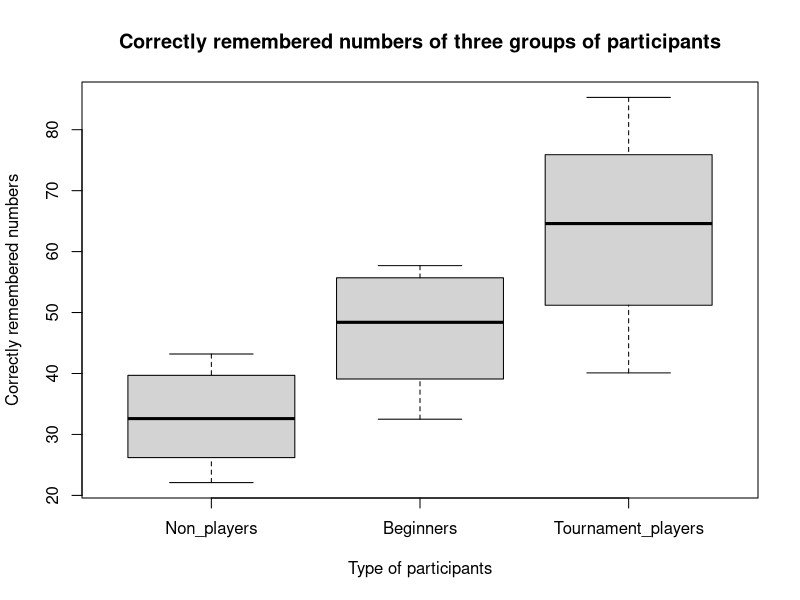
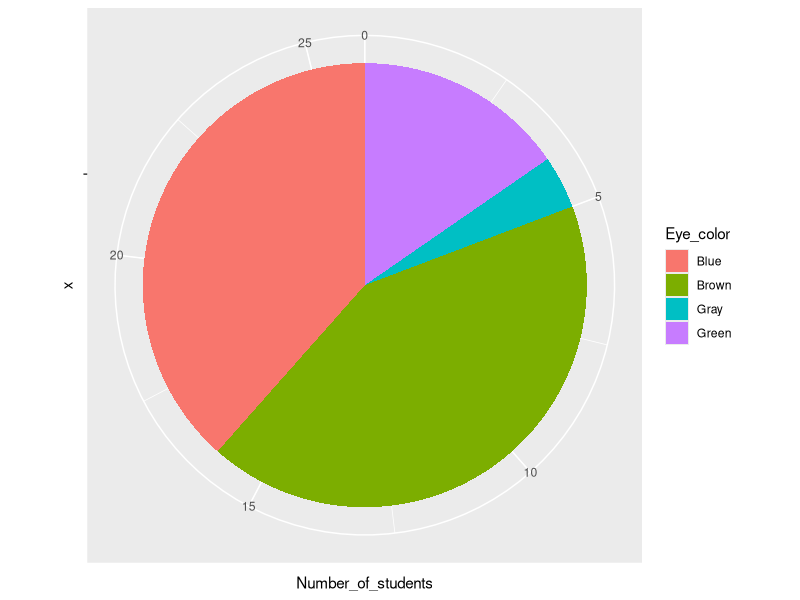
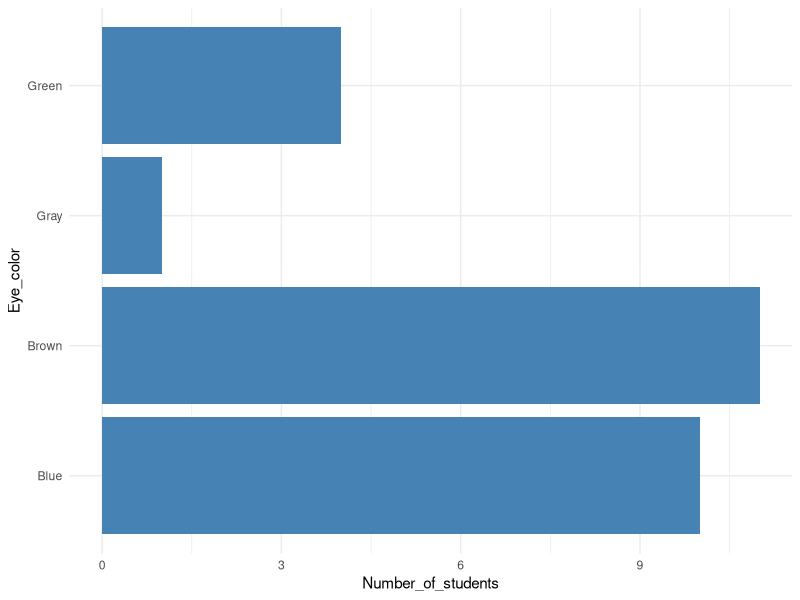
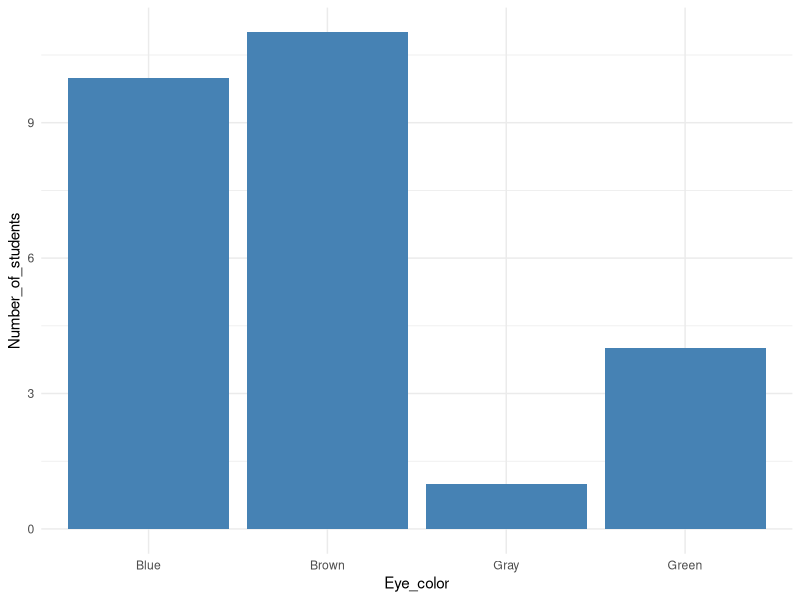
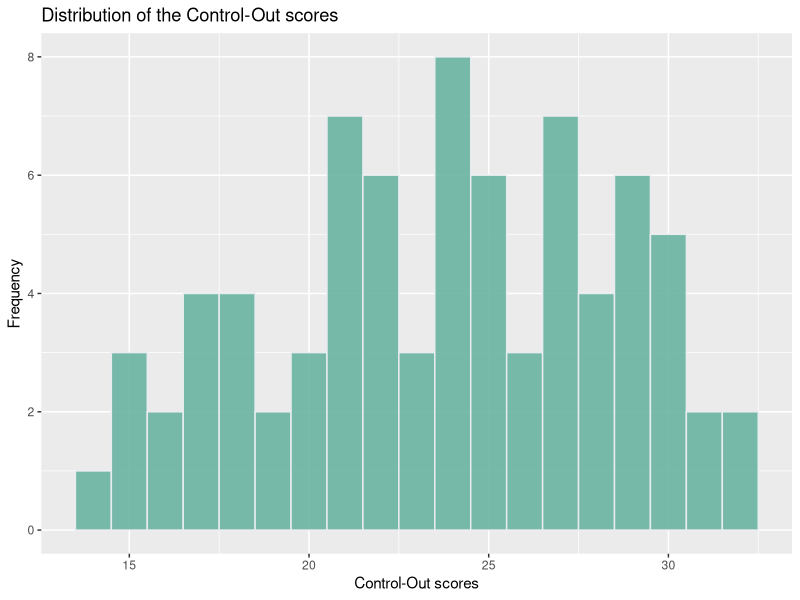
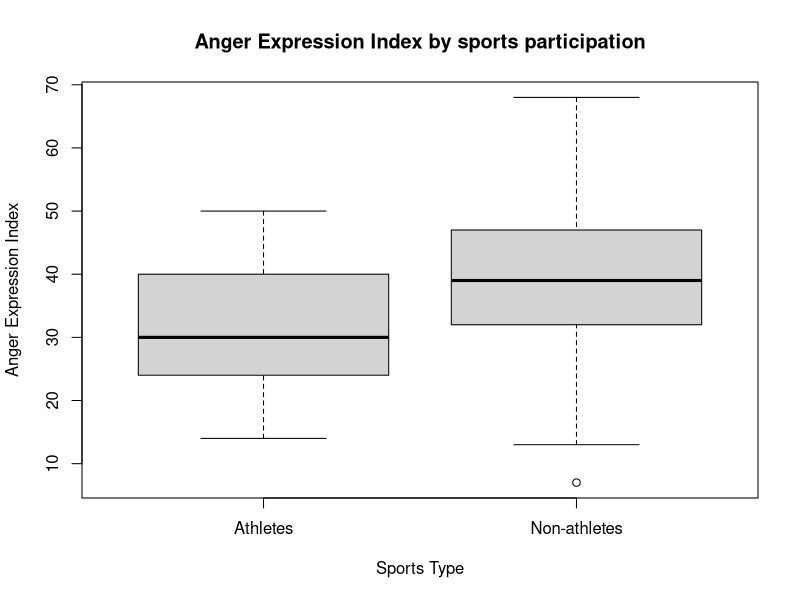
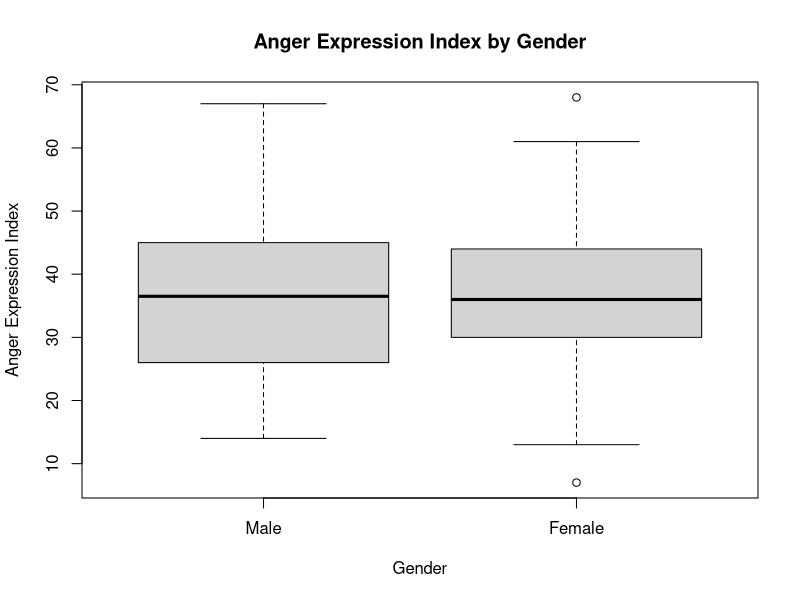

The R script that drew these images, in order:
## ---- chunk 1
knitr::opts_chunk$set(echo = TRUE)
## ---- chunk 2
library(ggplot2)
library(dplyr)
library(readxl)
## ---- chunk 3
Non_players_value <- c(22.1,22.3,26.2,29.6,31.7,33.5,38.9,39.7,43.2,43.2)
Beginners_value <- c(32.5,37.1,39.1,40.5,45.5,51.3,52.6,55.7,55.9,57.7)
Tournament_players_value <- c(40.1,45.6,51.2,56.4,58.1,71.1,74.9,75.9,80.3,85.3)
df <- data.frame("Non_players" = Non_players_value, "Beginners" = Beginners_value, "Tournament_players" = Tournament_players_value)

p <- boxplot(df[1:3],
        data = df, xlab = "Type of participants", ylab = "Correctly remembered numbers", 
        main = "Correctly remembered numbers of three groups of participants")

## ---- chunk 4
df_class <- data.frame("Eye_color" = c("Brown","Blue","Green","Gray"), "Number_of_students" = c(11,10,4,1))
## ---- chunk 5
bp <- ggplot(df_class, aes(x="", y=Number_of_students, fill=Eye_color))
pie <- bp + geom_bar(stat="identity", width=1) +
  coord_polar("y", start=0)
pie
## ---- chunk 6
h_bar <- ggplot(df_class, aes(x=Eye_color, y=Number_of_students, fill=Eye_color)) +
  geom_bar(stat="identity", fill="steelblue")+
  theme_minimal()+
  coord_flip()
h_bar
## ---- chunk 7
v_bar <- ggplot(df_class, aes(x=Eye_color, y=Number_of_students, fill=Eye_color)) +
  geom_bar(stat="identity", fill="steelblue")+
  theme_minimal()
v_bar
## ---- chunk 8
rfreq_table <- df_class %>%
  mutate(rfreq = Number_of_students / sum(Number_of_students)) 
rfreq_table
## ---- chunk 9
x <- c(3, 3, 4, 7, 7, 7, 11, 12, 20, 90, 100, 100)
mean_x = mean(x)
print(mean_x)
median_x = median(x)
print(median_x)
# value for skew using Pearson's measurement
skewness_x = (3*(mean_x - median_x)) / sd(x)
print(skewness_x)
## ---- chunk 10
ds1_1 <- c(5,5,5,5,5)
ds1_2 <- c(3,4,5,6,7)
ds1_3 <- c(2,5,5,6,7)
df1 <- data.frame("ds1_1" = ds1_1, "ds1_2" = ds1_2, "ds1_3" = ds1_3)
print(df1)
print(c(mean(ds1_1), mean(ds1_2), mean(ds1_3)))
print(c(sd(ds1_1), sd(ds1_2), sd(ds1_3)))
## ---- chunk 11
ds2_1 <- c(5,5,5,5,5)
ds2_2 <- c(0,4,6,7,8)
ds2_3 <- c(2,4,4,6,9)
df2 <- data.frame("ds2_1" = ds2_1, "ds2_2" = ds2_2, "ds2_3" = ds2_3)
print(df2)
print(c(mean(ds2_1), mean(ds2_2), mean(ds2_3)))
print(c(median(ds2_1), median(ds2_2), median(ds2_3)))
## ---- chunk 12
ds3_1 <- c(5,5,5,5,5)
ds3_2 <- c(0,4,5,6,7)
ds3_3 <- c(2,4,5,6,9)
df3 <- data.frame("ds3_1" = ds3_1, "ds3_2" = ds3_2, "ds3_3" = ds3_3)
print(df3)
print(c(median(ds3_1), median(ds3_2), median(ds3_3)))
print(c(mean(ds3_1), mean(ds3_2), mean(ds3_3)))
## ---- chunk 13
# Data display
summary(df)

sd_non_players <- sd(Non_players_value)
range_non_players <- max(Non_players_value) - min(Non_players_value)

sd_beginners <- sd(Beginners_value)
range_beginners <- max(Beginners_value) - min(Beginners_value)

sd_tournament <- sd(Tournament_players_value)
range_tournament <- max(Tournament_players_value) - min(Tournament_players_value)

sd_df <- c(sd_non_players,sd_beginners, sd_tournament)
range_df <- c(range_non_players, range_beginners, range_tournament )
print(sd_df)
print(range_df)

## ---- chunk 14
ls_x <- c(1,2,3,4,5,6,7,8,9,10)
ls_y <- c(10,9,8,7,6,5,4,3,2,1)
df_xy <- data.frame("x" = ls_x, "y" = ls_y)
print(df_xy)
## ---- chunk 15
AM_data <- read_excel("angry_moods.xls")
colnames(AM_data) <- c("Gender", "Sports", "Anger_Out", "Anger_In", "Control_Out", "Control_In", "Anger_Expression")
head(AM_data)

Control_Out_bar <- ggplot(AM_data, aes(x=Control_Out)) +
  geom_histogram(binwidth=1, fill="#69b3a2", color="#e9ecef", alpha=0.9) +
  ggtitle("Distribution of the Control-Out scores") + 
  labs(y="Frequency", x = "Control-Out scores")

Control_Out_bar

## ---- chunk 16
mean_coscore <- mean(AM_data$Control_Out)
print(mean_coscore)

coscore_athlete <- AM_data %>%
  filter(AM_data$Sports == 1)

coscore_nonathlete <- AM_data %>%
  filter(AM_data$Sports == 2)

mean_coscore_athlete <- mean(coscore_athlete$Control_Out)
mean_coscore_nonathlete <- mean(coscore_nonathlete$Control_Out)
print(mean_coscore_athlete)
print(mean_coscore_nonathlete)
## ---- chunk 17
Anger_Expression_sports_box <- boxplot(AM_data$Anger_Expression~AM_data$Sports,
        data = AM_data, names = c("Athletes", "Non-athletes"), xlab = "Sports Type", ylab = "Anger Expression Index", 
        main = "Anger Expression Index by sports participation")

## ---- chunk 18
Anger_Expression_gender_box <- boxplot(AM_data$Anger_Expression~AM_data$Gender,
        data = AM_data, names = c("Male", "Female"), xlab = "Gender", ylab = "Anger Expression Index", 
        main = "Anger Expression Index by Gender")

## ---- chunk 19
control_in_score <- AM_data$Control_In
control_out_score <- AM_data$Control_Out

cor(control_in_score,control_out_score)
cor.test(control_in_score,control_out_score)
## ---- chunk 20
anger_out_score <- AM_data$Anger_Out
control_out_score <- AM_data$Control_Out

cor(anger_out_score,control_out_score)
## ---- chunk 21

